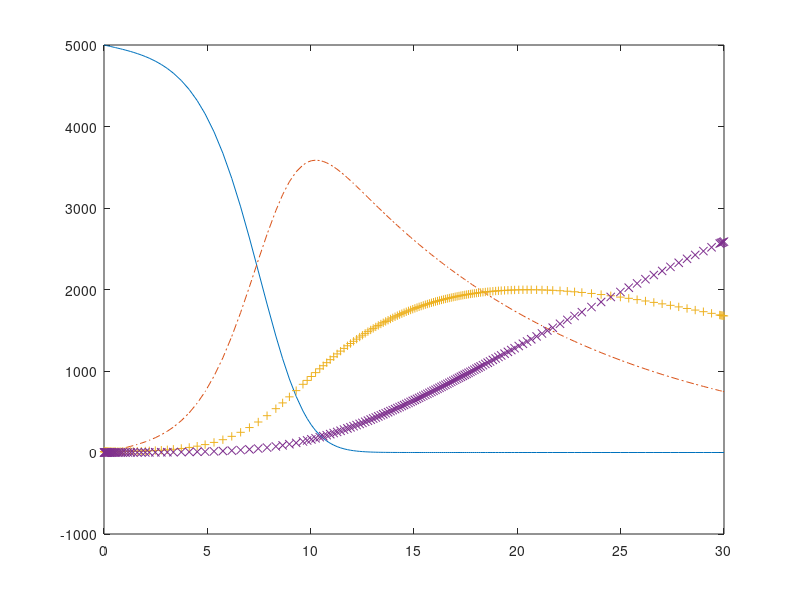

This chart was generated by the following MATLAB code:
function plot_seir()
    clear all; close all;

    t_start = 0;
    t_end = 30;

    beta = 0.001151;
    gamma = 0.06851662;
    eta = 0.083333;
    s0 = 5000;
    e0 = 0;
    i0 = 10;
    r0 = 0;

    [T, Y] = ode45(@seir, [t_start, t_end], [s0, e0, i0, r0]);
    plot(T, Y(:,1),'-', T,Y(:,2),'-.', T,Y(:,3),'+', T,Y(:,4),'x');


    function dy = seir(t,y)
        dy=zeros(4,1);
        dy(1) = -(beta*y(1)*y(3));
        dy(2) = (beta*y(1)*y(3))-(eta*y(2));
        dy(3) = (eta*y(2))-(gamma*y(3));
        dy(4) = (gamma*y(3));
    end
end

